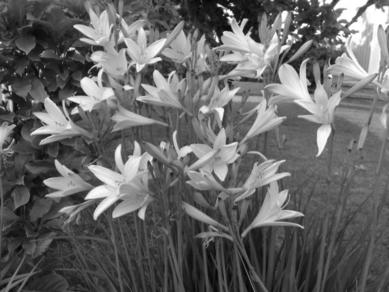
%> input picture Exercises/ex3_conv/flowers.jpg, 389 x 292 px
$ octave convimage.m   (GNU Octave 9; MATLAB toolbox functions it lacks are replaced by stand-ins)
%> lines starting %> are read from the running program, lines starting %| are printed output that depends on the picture
f=imread('flowers.jpg');
%> f is the input picture: size 292x389 uint8; min 0, max 255, mean 102.1
f=double(f(1:256,1:256));
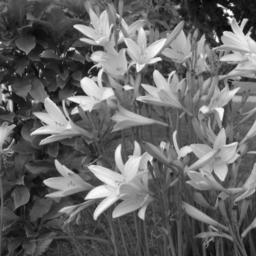
%> f: size 256x256 double; min 0, max 255, mean 101.7
subplot(2,2,1);imagesc(f);

g=ones(21,21)/(21*21);
y=conv2(f,g);
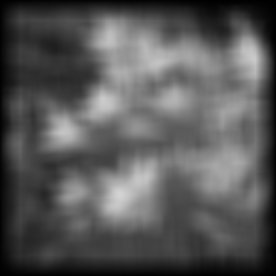
%> y: size 276x276 double; min 0.0658, max 211.8, mean 87.5
subplot(2,2,2); imshow(y/255);

F=fft2(f,256,256);
G=fft2(g,256,256);
Y=F.*G;
yy1=real(ifft2(Y));
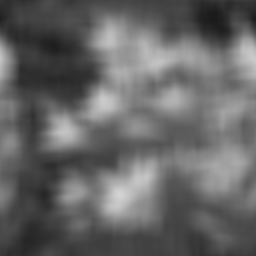
%> yy1: size 256x256 double; min 26.94, max 211.8, mean 101.7
subplot(2,2,3);imshow(yy1/255);

F2=fft2(y,276,276);
G2=fft2(g,276,276);
Y2=F2.*G2;
yy2=real(ifft2(Y2));
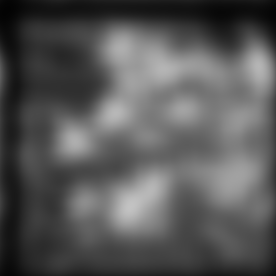
%> yy2: size 276x276 double; min 3.47, max 195.1, mean 87.5
subplot(2,2,4);imshow(yy2/255);
colormap(gray);
